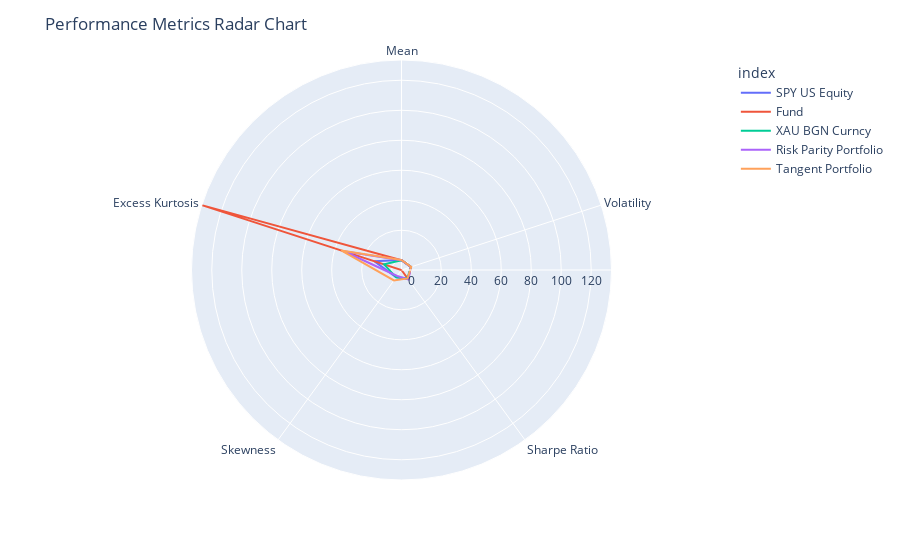

The cell this chart's notebook holds for it:
### Code cell
import pandas as pd
import matplotlib.pyplot as plt
import seaborn as sns

# Load your data
df = performance_summary(returns)

# 1. Bar Plots for Mean and Volatility
fig, axes = plt.subplots(2, 1, figsize=(12, 8))
sns.barplot(x=df.index, y='Mean', data=df, ax=axes[0])
axes[0].set_title('Mean Returns')
axes[0].set_ylabel('Mean')

sns.barplot(x=df.index, y='Volatility', data=df, ax=axes[1])
axes[1].set_title('Volatility')
axes[1].set_ylabel('Volatility')

plt.tight_layout()
plt.show()

# 2. Bar Plot for Sharpe Ratio
plt.figure(figsize=(12, 6))
sns.barplot(x=df.index, y='Sharpe Ratio', data=df)
plt.title('Sharpe Ratio')
plt.ylabel('Sharpe Ratio')
plt.show()

# 3. Heatmap for Risk Measures
risk_measures = df[['VaR (0.05)', 'CVaR (0.05)', 'Max Drawdown']]
plt.figure(figsize=(12, 6))
sns.heatmap(risk_measures, annot=True, cmap='coolwarm', center=0)
plt.title('Risk Measures')
plt.show()

# 4. Radar Chart (example using Plotly, requires additional setup)
import plotly.express as px

# Preparing data for radar chart
radar_df = df[['Mean', 'Volatility', 'Sharpe Ratio', 'Skewness', 'Excess Kurtosis']].reset_index()
radar_df = pd.melt(radar_df, id_vars=['index'], var_name='Metric', value_name='Value')

fig = px.line_polar(radar_df, r='Value', theta='Metric', color='index', line_close=True)
fig.update_layout(title='Performance Metrics Radar Chart')
fig.show()

### Figure 1 — Plotly figure (JSON) as saved in the notebook; plotly's stock layout.template omitted (floating-point values rounded to 4 significant figures)
{"data": [{"hovertemplate": "index=SPY US Equity<br>Value=%{r}<br>Metric=%{theta}<extra></extra>", "legendgroup": "SPY US Equity", "line": {"color": "#636efa", "dash": "solid"}, "marker": {"symbol": "circle"}, "mode": "lines", "name": "SPY US Equity", "r": [0.1398, 0.1666, 0.8393, -0.5009, 12.57, 0.1398], "showlegend": true, "subplot": "polar", "theta": ["Mean", "Volatility", "Sharpe Ratio", "Skewness", "Excess Kurtosis", "Mean"], "type": "scatterpolar"}, {"hovertemplate": "index=Fund<br>Value=%{r}<br>Metric=%{theta}<extra></extra>", "legendgroup": "Fund", "line": {"color": "#EF553B", "dash": "solid"}, "marker": {"symbol": "circle"}, "mode": "lines", "name": "Fund", "r": [0.02421, 0.0249, 0.9724, -6.527, 133.5, 0.02421], "showlegend": true, "subplot": "polar", "theta": ["Mean", "Volatility", "Sharpe Ratio", "Skewness", "Excess Kurtosis", "Mean"], "type": "scatterpolar"}, {"hovertemplate": "index=XAU BGN Curncy<br>Value=%{r}<br>Metric=%{theta}<extra></extra>", "legendgroup": "XAU BGN Curncy", "line": {"color": "#00cc96", "dash": "solid"}, "marker": {"symbol": "circle"}, "mode": "lines", "name": "XAU BGN Curncy", "r": [0.02824, 0.1487, 0.19, -0.4528, 5.672, 0.02824], "showlegend": true, "subplot": "polar", "theta": ["Mean", "Volatility", "Sharpe Ratio", "Skewness", "Excess Kurtosis", "Mean"], "type": "scatterpolar"}, {"hovertemplate": "index=Risk Parity Portfolio<br>Value=%{r}<br>Metric=%{theta}<extra></extra>", "legendgroup": "Risk Parity Portfolio", "line": {"color": "#ab63fa", "dash": "solid"}, "marker": {"symbol": "circle"}, "mode": "lines", "name": "Risk Parity Portfolio", "r": [0.04277, 0.03343, 1.28, -1.621, 33.88, 0.04277], "showlegend": true, "subplot": "polar", "theta": ["Mean", "Volatility", "Sharpe Ratio", "Skewness", "Excess Kurtosis", "Mean"], "type": "scatterpolar"}, {"hovertemplate": "index=Tangent Portfolio<br>Value=%{r}<br>Metric=%{theta}<extra></extra>", "legendgroup": "Tangent Portfolio", "line": {"color": "#FFA15A", "dash": "solid"}, "marker": {"symbol": "circle"}, "mode": "lines", "name": "Tangent Portfolio", "r": [0.106, 0.2664, 0.3981, 2.055, 35.76, 0.106], "showlegend": true, "subplot": "polar", "theta": ["Mean", "Volatility", "Sharpe Ratio", "Skewness", "Excess Kurtosis", "Mean"], "type": "scatterpolar"}], "layout": {"legend": {"title": {"text": "index"}, "tracegroupgap": 0}, "margin": {"t": 60}, "polar": {"angularaxis": {"direction": "clockwise", "rotation": 90}, "domain": {"x": [0, 1], "y": [0, 1]}}, "title": {"text": "Performance Metrics Radar Chart"}}}
